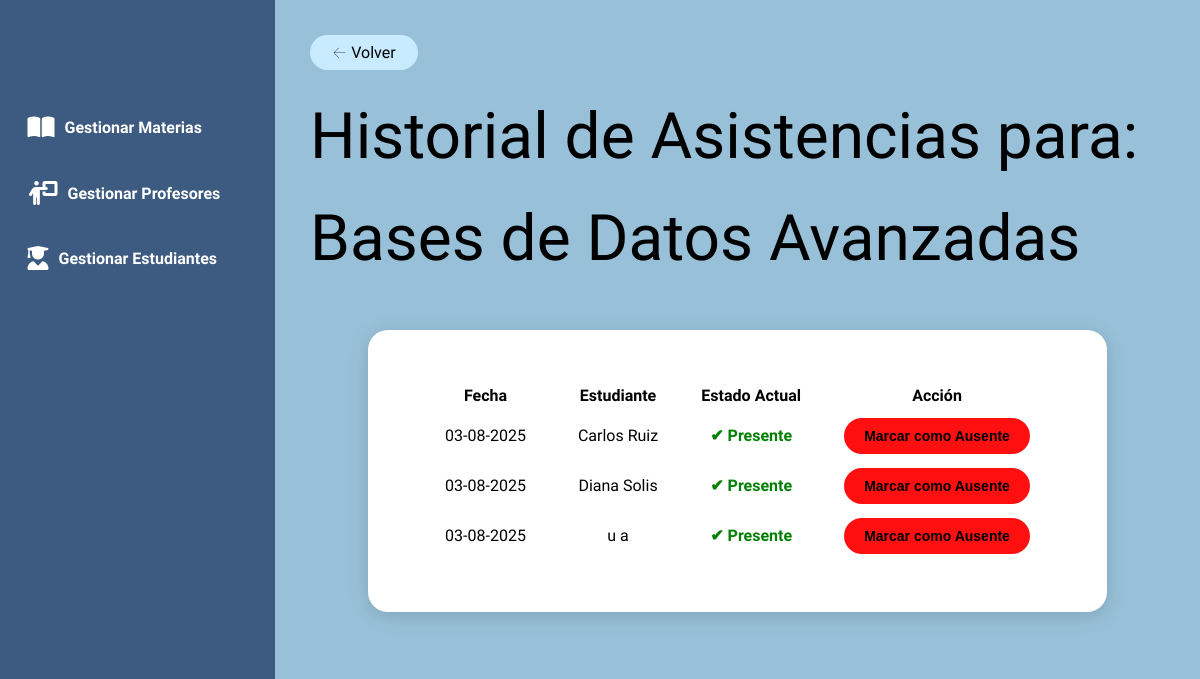
Page /asistencias/1 on the earlier database version.
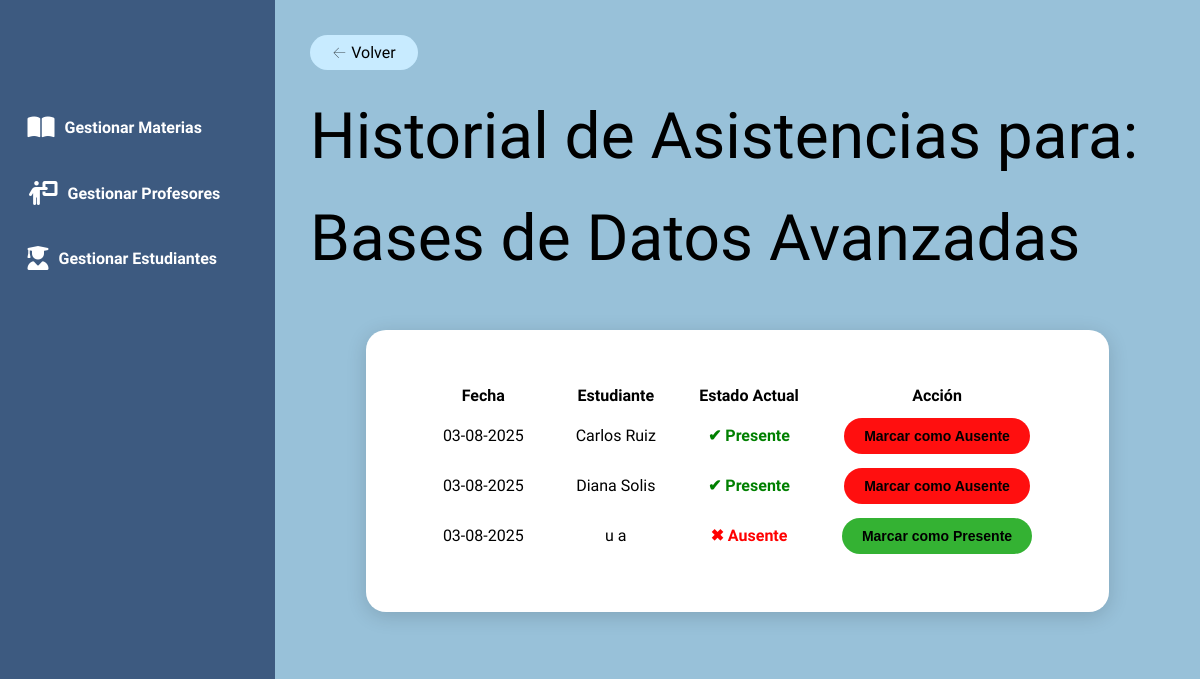
Same page on the later database version.
### models.py (models this page shows)
class Asistencia(Base):
    __tablename__ = 'asistencias'
    id = Column(Integer, primary_key=True)
    inscripcion_id = Column(Integer, ForeignKey('inscripciones.id'))
    fecha = Column(Date, nullable=False)
    presente = Column(Boolean, default=False, nullable=False)
    inscripcion = relationship("Inscripcion", back_populates="asistencias")

class Estudiante(Base):
    __tablename__ = 'estudiantes'
    id = Column(Integer, primary_key=True)
    nombre = Column(String(50), nullable=False)
    apellido = Column(String(50), nullable=False)
    codigo_estudiante = Column(String(20), unique=True, nullable=False)
    is_active = Column(Boolean, default=True, nullable=False)

### app.py (the view)
@app.route('/asistencias/<int:materia_id>')
def ver_asistencias(materia_id):
    materia = session.query(Materia).filter_by(id=materia_id).one()
    asistencias = session.query(Asistencia).join(Inscripcion).filter(Inscripcion.materia_id == materia_id).all()
    return render_template('asistencias.html', materia=materia, asistencias=asistencias)

### templates/asistencias.html (shortened to what this page needs)
{% extends "base.html" %}  {% block content %}
<p>
	<a href="{{ url_for('index') }}" class="btn create-btn">← Volver</a>
</p>
<h1>Historial de Asistencias para: {{ materia.nombre_materia }}</h1>
<div class="form-card">
	<table>
		<thead>
			<tr>
				<th>Fecha</th>
				<th>Estudiante</th>
				<th>Estado Actual</th>
				<th>Acción</th>
			</tr>
		</thead>
		<tbody>
			{% for asistencia in asistencias|sort(attribute='fecha', reverse=True) %}
			<tr>
				<td>{{ asistencia.fecha.strftime('%d-%m-%Y') }}</td>
				<td>
					{{ asistencia.inscripcion.estudiante.nombre }} {{
					asistencia.inscripcion.estudiante.apellido }}
				</td>
				<td>
					{% if asistencia.presente %}
					<span style="color: green; font-weight: bold">✔ Presente</span>
					{% else %}
					<span style="color: red; font-weight: bold">✖ Ausente</span>
					{% endif %}
				</td>
				<td>
					<form
						action="{{ url_for('modificar_asistencia', asistencia_id=asistencia.id) }}"
						method="POST"
					>
						{% if asistencia.presente %}
						<button type="submit" class="btn btn-cancel">
							Marcar como Ausente
						</button>
						{% else %}
						<button type="submit" class="btn btn-accept">
							Marcar como Presente
						</button>
						{% endif %}
					</form>
				</td>
			</tr>
			{% else %}
			<tr>
				<td colspan="4">No hay registros de asistencia para esta materia.</td>
			</tr>
			{% endfor %}
		</tbody>
	</table>
</div>
{% endblock %}

Differences in the rows shown:
changed Asistencia (number 3 of 3 on the later page): presente "✔ Presente Marcar como Ausente" → "✖ Ausente Marcar como Presente"
